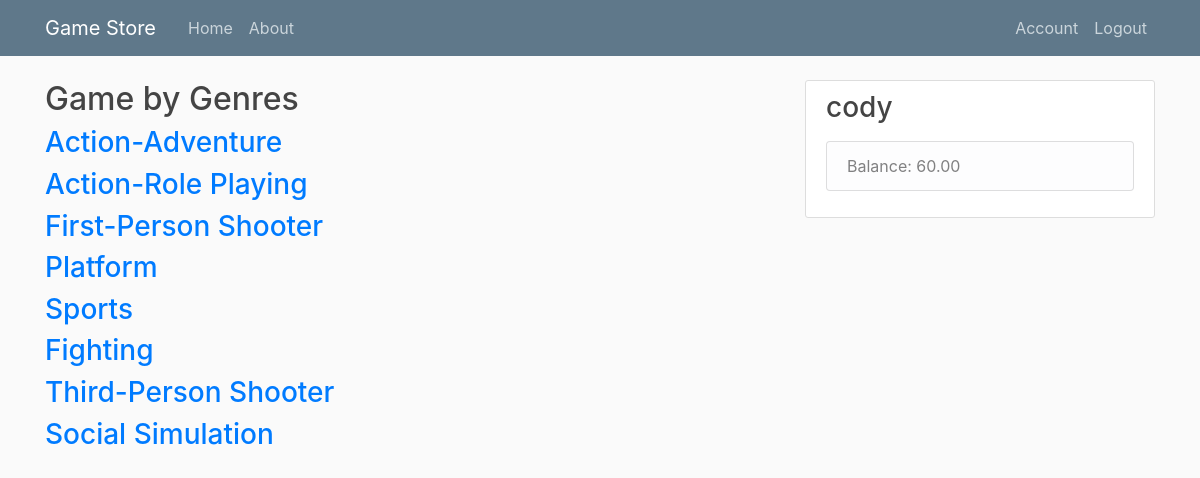
The page /genres (signed in) on the database as committed earlier.
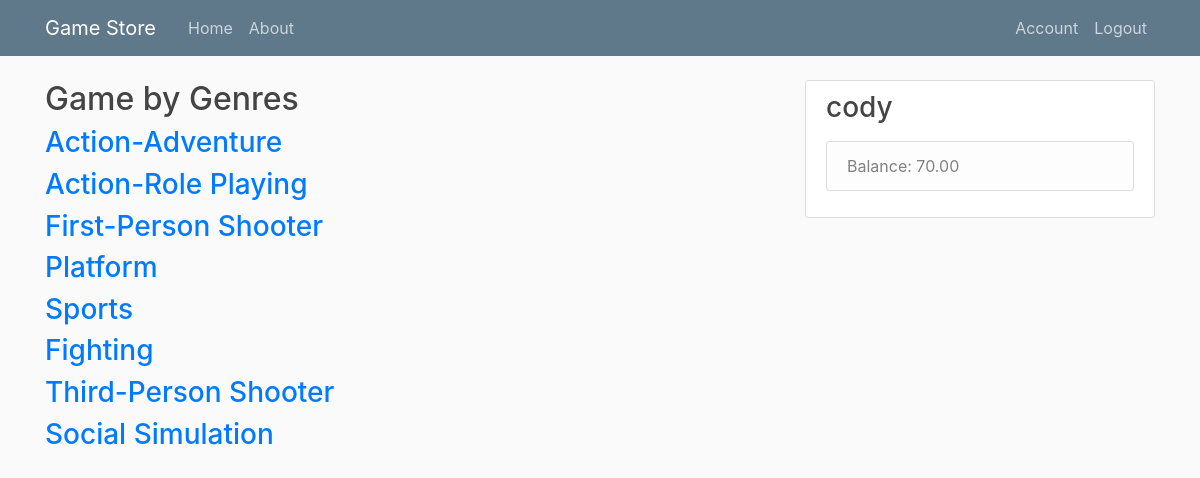
The same page on the database as committed later.
### game_store/models.py (models this page shows, shortened)
class Customer(db.Model, UserMixin):
    id = db.Column(db.Integer, primary_key=True)
    username = db.Column(db.String(20), unique=True, nullable=False)
    email = db.Column(db.String(120), unique=True, nullable=False)
    password = db.Column(db.String(60), nullable=False)
    balance = db.Column(db.Numeric(4, 2))
    orders = db.relationship("Purchase", cascade="all, delete-orphan")
    returns = db.relationship("Return", cascade="all, delete-orphan")
    __table_args__ = (
        CheckConstraint(balance >= 0, name='check_bar_positive'),
        {})

### game_store/routes.py (the view)
@app.route("/genres")
def genre():
    return render_template('genres.html')

### game_store/models.py (called while the page is built)
@login_manager.user_loader
def load_user(user_id):
    return Customer.query.get(int(user_id))

### game_store/templates/genres.html (shortened to what this page needs)
{% extends "layout.html" %}
{% block content %}
<html lang="en">
<head>
    <h2>Game by Genres</h2>
    <h3><a href="/aa">Action-Adventure</a></h3>
    <h3><a href="/arp">Action-Role Playing</a></h3>
    <h3><a href="/fps">First-Person Shooter</a></h3>
    <h3><a href="/platform">Platform</a></h3>
    <h3><a href="/sports">Sports</a></h3>
    <h3><a href="/fight">Fighting</a></h3>
    <h3><a href="/tps">Third-Person Shooter</a></h3>
    <h3><a href="/social">Social Simulation</a></h3>
</head>
<body>
</body>
</html>
{% endblock content %}

### game_store/templates/layout.html (shortened to what this page needs)
<!DOCTYPE html>
<html>
<head>
    <link rel="stylesheet" href="https://maxcdn.bootstrapcdn.com/bootstrap/4.0.0/css/bootstrap.min.css">
    <link rel="stylesheet" type="text/css" href="{{ url_for('static', filename='main.css') }}">
</head>
<body>
    <header class="site-header">
      <nav class="navbar navbar-expand-md navbar-dark bg-steel fixed-top">
        <div class="container">
          <a class="navbar-brand mr-4" href="/">Game Store</a>
          <div class="collapse navbar-collapse" id="navbarToggle">
            <div class="navbar-nav mr-auto">
              <a class="nav-item nav-link" href="{{ url_for('home') }}">Home</a>
              <a class="nav-item nav-link" href="{{ url_for('about') }}">About</a>
            </div>
            <div class="navbar-nav">
              {% if current_user.is_authenticated %}
                <a class="nav-item nav-link" href="{{ url_for('account') }}">Account</a>
                <a class="nav-item nav-link" href="{{ url_for('logout') }}">Logout</a>
              {% else %}
                <a class="nav-item nav-link" href="{{ url_for('login') }}">Login</a>
                <a class="nav-item nav-link" href="{{ url_for('register') }}">Register</a>
              {% endif %}
            </div>
          </div>
        </div>
      </nav>
    </header>
    <main role="main" class="container">
      <div class="row">
        <div class="col-md-8">
          {% block content %}{% endblock %}
        </div>
        <div class="col-md-4">
          <div class="content-section">
            <h3>{{ current_user.username }}</h3>
            <p class='text-muted'>
              <ul class="list-group">
                <li class="list-group-item list-group-item-light">Balance: {{ current_user.balance }}</li>
              </ul>
            </p>
          </div>
        </div>
      </div>
    </main>
</body>
</html>

Rows that differ between the two databases and show on the page:
changed Customer "cody": balance "60.00" → "70.00"
